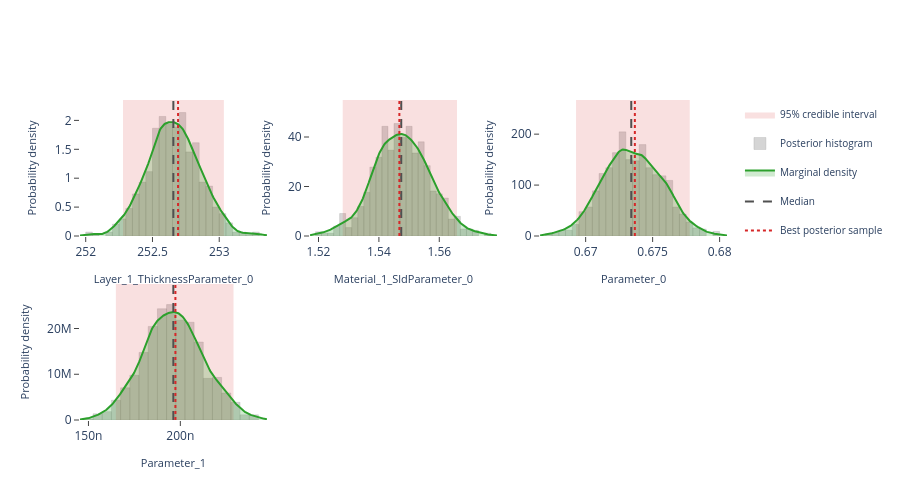

Source (notebook cell):
### Markdown cell above
## Interactive posterior plots

The next three cells render the same Plotly figures that are shown on the
Bayesian Posterior tab of the EasyReflectometryApp:

* **Marginals** — per-parameter distribution: histogram + smooth KDE marginal,
  shaded 95% credible interval, and median / best-sample lines
  (`plot_distribution` or `posterior.distribution()`)
* **Corner plot** — pairwise marginals + 2-D contours + scatter (`plot_corner`)
* **Traces** — per-chain trace + marginal histogram (`plot_trace`)

The standalone helpers are called with ``return_figure=True`` so they return a
Plotly ``Figure`` that we render in the notebook with ``fig.show()``; the
``PosteriorResults`` methods return the figure directly.

### Code cell
# ---- Marginal posterior distributions ---------------------------------------
# One panel per free parameter, each overlaying the posterior histogram, a
# smooth Gaussian-KDE marginal, the shaded 95% credible interval, and the
# median / best-sample reference lines.  Mirrors the "Marginals" sub-tab in
# the EasyReflectometryApp.

# The PosteriorResults method passes ``logp`` through automatically so the
# best posterior sample (MAP) line is drawn:
fig = posterior.distribution()
fig.show()

# Standalone equivalent (pass ``logp`` to get the best-sample line):
# fig = plot_distribution(
#     posterior.draws,
#     posterior.param_names,
#     logp=posterior.logp,
#     return_figure=True,
# )
# fig.show()

### Figure 1 — Plotly figure (JSON) as saved in the notebook; plotly's stock layout.template omitted (floating-point values rounded to 4 significant figures; data arrays with more than 128 entries replaced by an {"elided": "..."} marker saying what was removed)
{"data": [{"fill": "toself", "fillcolor": "rgba(214, 39, 40, 0.14)", "hoverinfo": "skip", "legendgroup": "95% credible interval", "line": {"color": "rgba(214, 39, 40, 0.14)", "width": 0}, "mode": "lines", "name": "95% credible interval", "showlegend": true, "type": "scatter", "x": [252.3, 253.0, 253.0, 252.3, 252.3], "xaxis": "x", "y": [0.0, 0.0, 2.353, 2.353, 0.0], "yaxis": "y"}, {"histnorm": "probability density", "hovertemplate": "sample=%{x:.4f}<br>density: %{y:.2f}<extra></extra>", "legendgroup": "histogram", "marker": {"color": "rgba(120, 120, 120, 0.38)", "line": {"color": "rgba(120, 120, 120, 0.24)", "width": 1}}, "name": "Posterior histogram", "nbinsx": 40, "opacity": 0.82, "showlegend": true, "type": "histogram", "x": {"elided": "880 float values"}, "xaxis": "x", "yaxis": "y"}, {"fill": "tozeroy", "fillcolor": "rgba(44, 160, 44, 0.22)", "hovertemplate": "Layer_1_ThicknessParameter_0: %{x:.4f}<br>density: %{y:.4f}<extra></extra>", "legendgroup": "marginal", "line": {"color": "rgb(44, 160, 44)", "width": 2}, "mode": "lines", "name": "Marginal density", "showlegend": true, "type": "scatter", "x": {"elided": "256 float values"}, "xaxis": "x", "y": {"elided": "256 float values"}, "yaxis": "y"}, {"hovertemplate": "Median: %{x:.4f}<extra></extra>", "legendgroup": "Median", "line": {"color": "rgb(80, 80, 80)", "dash": "dash", "width": 2}, "mode": "lines", "name": "Median", "showlegend": true, "type": "scatter", "x": [252.7, 252.7], "xaxis": "x", "y": [0.0, 2.353], "yaxis": "y"}, {"hovertemplate": "Best posterior sample: %{x:.4f}<extra></extra>", "legendgroup": "Best posterior sample", "line": {"color": "rgb(214, 39, 40)", "dash": "dot", "width": 2}, "mode": "lines", "name": "Best posterior sample", "showlegend": true, "type": "scatter", "x": [252.7, 252.7], "xaxis": "x", "y": [0.0, 2.353], "yaxis": "y"}, {"fill": "toself", "fillcolor": "rgba(214, 39, 40, 0.14)", "hoverinfo": "skip", "legendgroup": "95% credible interval", "line": {"color": "rgba(214, 39, 40, 0.14)", "width": 0}, "mode": "lines", "name": "95% credible interval", "showlegend": false, "type": "scatter", "x": [1.528, 1.566, 1.566, 1.528, 1.528], "xaxis": "x2", "y": [0.0, 0.0, 54.95, 54.95, 0.0], "yaxis": "y2"}, {"histnorm": "probability density", "hovertemplate": "sample=%{x:.4f}<br>density: %{y:.2f}<extra></extra>", "legendgroup": "histogram", "marker": {"color": "rgba(120, 120, 120, 0.38)", "line": {"color": "rgba(120, 120, 120, 0.24)", "width": 1}}, "name": "Posterior histogram", "nbinsx": 40, "opacity": 0.82, "showlegend": false, "type": "histogram", "x": {"elided": "880 float values"}, "xaxis": "x2", "yaxis": "y2"}, {"fill": "tozeroy", "fillcolor": "rgba(44, 160, 44, 0.22)", "hovertemplate": "Material_1_SldParameter_0: %{x:.4f}<br>density: %{y:.4f}<extra></extra>", "legendgroup": "marginal", "line": {"color": "rgb(44, 160, 44)", "width": 2}, "mode": "lines", "name": "Marginal density", "showlegend": false, "type": "scatter", "x": {"elided": "256 float values"}, "xaxis": "x2", "y": {"elided": "256 float values"}, "yaxis": "y2"}, {"hovertemplate": "Median: %{x:.4f}<extra></extra>", "legendgroup": "Median", "line": {"color": "rgb(80, 80, 80)", "dash": "dash", "width": 2}, "mode": "lines", "name": "Median", "showlegend": false, "type": "scatter", "x": [1.547, 1.547], "xaxis": "x2", "y": [0.0, 54.95], "yaxis": "y2"}, {"hovertemplate": "Best posterior sample: %{x:.4f}<extra></extra>", "legendgroup": "Best posterior sample", "line": {"color": "rgb(214, 39, 40)", "dash": "dot", "width": 2}, "mode": "lines", "name": "Best posterior sample", "showlegend": false, "type": "scatter", "x": [1.547, 1.547], "xaxis": "x2", "y": [0.0, 54.95], "yaxis": "y2"}, {"fill": "toself", "fillcolor": "rgba(214, 39, 40, 0.14)", "hoverinfo": "skip", "legendgroup": "95% credible interval", "line": {"color": "rgba(214, 39, 40, 0.14)", "width": 0}, "mode": "lines", "name": "95% credible interval", "showlegend": false, "type": "scatter", "x": [0.6693, 0.6778, 0.6778, 0.6693, 0.6693], "xaxis": "x3", "y": [0.0, 0.0, 267.1, 267.1, 0.0], "yaxis": "y3"}, {"histnorm": "probability density", "hovertemplate": "sample=%{x:.4f}<br>density: %{y:.2f}<extra></extra>", "legendgroup": "histogram", "marker": {"color": "rgba(120, 120, 120, 0.38)", "line": {"color": "rgba(120, 120, 120, 0.24)", "width": 1}}, "name": "Posterior histogram", "nbinsx": 40, "opacity": 0.82, "showlegend": false, "type": "histogram", "x": {"elided": "880 float values"}, "xaxis": "x3", "yaxis": "y3"}, {"fill": "tozeroy", "fillcolor": "rgba(44, 160, 44, 0.22)", "hovertemplate": "Parameter_0: %{x:.4f}<br>density: %{y:.4f}<extra></extra>", "legendgroup": "marginal", "line": {"color": "rgb(44, 160, 44)", "width": 2}, "mode": "lines", "name": "Marginal density", "showlegend": false, "type": "scatter", "x": {"elided": "256 float values"}, "xaxis": "x3", "y": {"elided": "256 float values"}, "yaxis": "y3"}, {"hovertemplate": "Median: %{x:.4f}<extra></extra>", "legendgroup": "Median", "line": {"color": "rgb(80, 80, 80)", "dash": "dash", "width": 2}, "mode": "lines", "name": "Median", "showlegend": false, "type": "scatter", "x": [0.6734, 0.6734], "xaxis": "x3", "y": [0.0, 267.1], "yaxis": "y3"}, {"hovertemplate": "Best posterior sample: %{x:.4f}<extra></extra>", "legendgroup": "Best posterior sample", "line": {"color": "rgb(214, 39, 40)", "dash": "dot", "width": 2}, "mode": "lines", "name": "Best posterior sample", "showlegend": false, "type": "scatter", "x": [0.6737, 0.6737], "xaxis": "x3", "y": [0.0, 267.1], "yaxis": "y3"}, {"fill": "toself", "fillcolor": "rgba(214, 39, 40, 0.14)", "hoverinfo": "skip", "legendgroup": "95% credible interval", "line": {"color": "rgba(214, 39, 40, 0.14)", "width": 0}, "mode": "lines", "name": "95% credible interval", "showlegend": false, "type": "scatter", "x": [1.649e-07, 2.289e-07, 2.289e-07, 1.649e-07, 1.649e-07], "xaxis": "x4", "y": [0.0, 0.0, 29730000.0, 29730000.0, 0.0], "yaxis": "y4"}, {"histnorm": "probability density", "hovertemplate": "sample=%{x:.4f}<br>density: %{y:.2f}<extra></extra>", "legendgroup": "histogram", "marker": {"color": "rgba(120, 120, 120, 0.38)", "line": {"color": "rgba(120, 120, 120, 0.24)", "width": 1}}, "name": "Posterior histogram", "nbinsx": 40, "opacity": 0.82, "showlegend": false, "type": "histogram", "x": {"elided": "880 float values"}, "xaxis": "x4", "yaxis": "y4"}, {"fill": "tozeroy", "fillcolor": "rgba(44, 160, 44, 0.22)", "hovertemplate": "Parameter_1: %{x:.4f}<br>density: %{y:.4f}<extra></extra>", "legendgroup": "marginal", "line": {"color": "rgb(44, 160, 44)", "width": 2}, "mode": "lines", "name": "Marginal density", "showlegend": false, "type": "scatter", "x": {"elided": "256 float values"}, "xaxis": "x4", "y": {"elided": "256 float values"}, "yaxis": "y4"}, {"hovertemplate": "Median: %{x:.4f}<extra></extra>", "legendgroup": "Median", "line": {"color": "rgb(80, 80, 80)", "dash": "dash", "width": 2}, "mode": "lines", "name": "Median", "showlegend": false, "type": "scatter", "x": [1.962e-07, 1.962e-07], "xaxis": "x4", "y": [0.0, 29730000.0], "yaxis": "y4"}, {"hovertemplate": "Best posterior sample: %{x:.4f}<extra></extra>", "legendgroup": "Best posterior sample", "line": {"color": "rgb(214, 39, 40)", "dash": "dot", "width": 2}, "mode": "lines", "name": "Best posterior sample", "showlegend": false, "type": "scatter", "x": [1.973e-07, 1.973e-07], "xaxis": "x4", "y": [0.0, 29730000.0], "yaxis": "y4"}], "layout": {"barmode": "overlay", "height": 500, "legend": {"font": {"size": 10}}, "plot_bgcolor": "white", "showlegend": true, "xaxis": {"anchor": "y", "domain": [0.0, 0.2889], "range": [252.0, 253.4], "showgrid": false, "ticks": "outside", "title": {"font": {"size": 11}, "text": "Layer_1_ThicknessParameter_0"}, "zeroline": false}, "xaxis2": {"anchor": "y2", "domain": [0.3556, 0.6444], "range": [1.517, 1.579], "showgrid": false, "ticks": "outside", "title": {"font": {"size": 11}, "text": "Material_1_SldParameter_0"}, "zeroline": false}, "xaxis3": {"anchor": "y3", "domain": [0.7111, 1.0], "range": [0.6666, 0.6806], "showgrid": false, "ticks": "outside", "title": {"font": {"size": 11}, "text": "Parameter_0"}, "zeroline": false}, "xaxis4": {"anchor": "y4", "domain": [0.0, 0.2889], "range": [1.454e-07, 2.471e-07], "showgrid": false, "ticks": "outside", "title": {"font": {"size": 11}, "text": "Parameter_1"}, "zeroline": false}, "xaxis5": {"anchor": "y5", "domain": [0.3556, 0.6444], "showgrid": false, "ticks": "outside", "zeroline": false}, "xaxis6": {"anchor": "y6", "domain": [0.7111, 1.0], "showgrid": false, "ticks": "outside", "zeroline": false}, "yaxis": {"anchor": "x", "domain": [0.575, 1.0], "range": [0.0, 2.353], "showgrid": false, "ticks": "outside", "title": {"font": {"size": 11}, "text": "Probability density"}, "zeroline": false}, "yaxis2": {"anchor": "x2", "domain": [0.575, 1.0], "range": [0.0, 54.95], "showgrid": false, "ticks": "outside", "title": {"font": {"size": 11}, "text": "Probability density"}, "zeroline": false}, "yaxis3": {"anchor": "x3", "domain": [0.575, 1.0], "range": [0.0, 267.1], "showgrid": false, "ticks": "outside", "title": {"font": {"size": 11}, "text": "Probability density"}, "zeroline": false}, "yaxis4": {"anchor": "x4", "domain": [0.0, 0.425], "range": [0.0, 29730000.0], "showgrid": false, "ticks": "outside", "title": {"font": {"size": 11}, "text": "Probability density"}, "zeroline": false}, "yaxis5": {"anchor": "x5", "domain": [0.0, 0.425], "showgrid": false, "ticks": "outside", "zeroline": false}, "yaxis6": {"anchor": "x6", "domain": [0.0, 0.425], "showgrid": false, "ticks": "outside", "zeroline": false}}}
